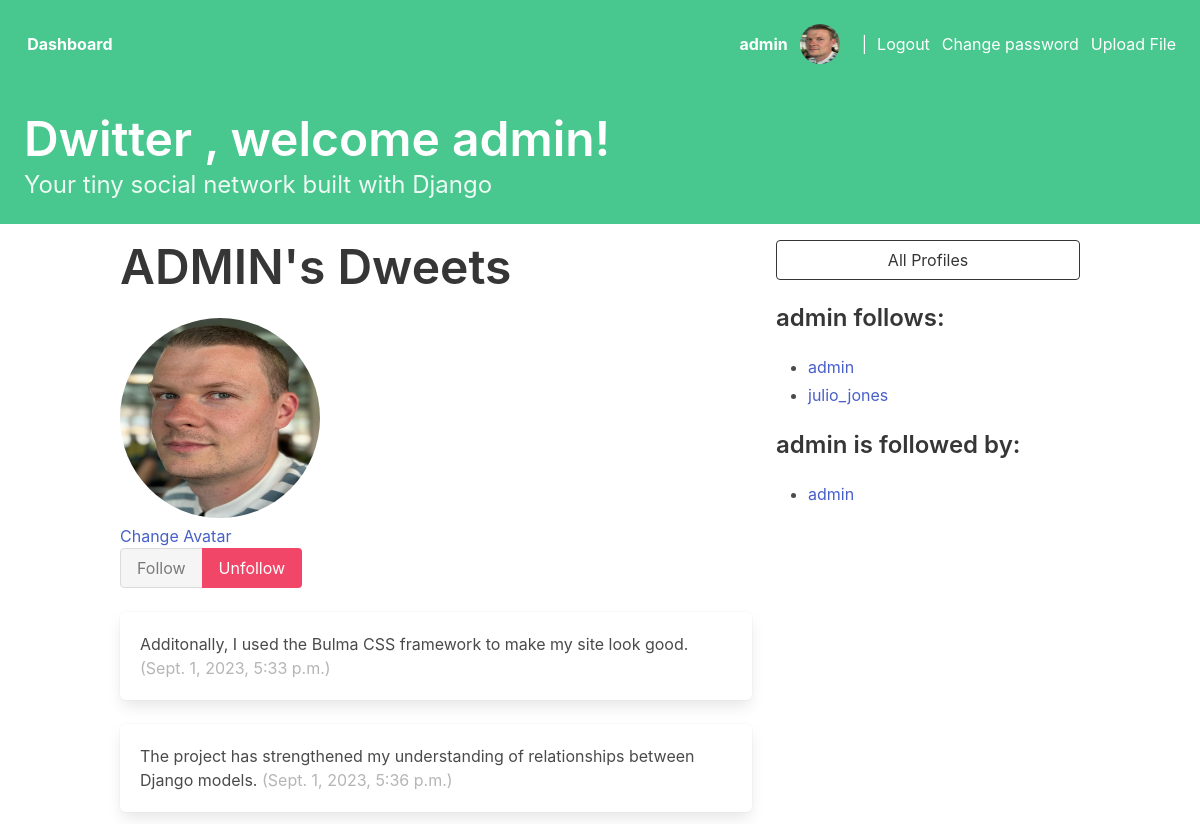
Screenshot of /profile/1 (signed in) with the database file from the repository.
### dwitter/models.py (models this page shows, shortened)
class Profile(models.Model):
    user = models.OneToOneField(User, on_delete=models.CASCADE)
    user_avatar = models.ImageField(upload_to='images/', blank=True)
    follows = models.ManyToManyField(
        "self",
        related_name="followed_by",
        symmetrical=False,
        blank=True
    )
    def __str__(self):
        return self.user.username

class Dweet(models.Model):
    user = models.ForeignKey(
        User, related_name="dweets", on_delete=models.DO_NOTHING
    )
    body = models.CharField(max_length=140)
    dweet_image = models.ImageField(upload_to='photos', blank=True)
    created_at = models.DateTimeField(auto_now_add=True)
    likes = models.ManyToManyField(User, related_name='dweet_likes')

### dwitter/views.py (the view, shortened to what this page needs)
# urls.py: path("profile/<int:pk>", profile, name="profile"),
@login_required
def profile(request, pk):
    obj = base_infos(request)
    if not hasattr(request.user, 'profile'):
            missing_profile = Profile(user=request.user)
            missing_profile.save()
    profile = Profile.objects.get(pk=pk)
    return render(request, "dwitter/profile.html", {"profile": profile, 'loggedInUser': obj})

### dwitter/views.py (called while the page is built)
def base_infos(request):
    id = request.user.id
    obj= get_object_or_404(Profile, id=id)
    return obj

### dwitter/templates/dwitter/profile.html (shortened to what this page needs)
{% extends 'base.html' %}
{% block content %}
<div class="column">
    <div class="block">
    <h1 class="title is-1">
        {{profile.user.username|upper}}'s Dweets
    </h1>
    {% if profile.user_avatar %}
        <img class="avatar" src="../../../media/{{ profile.user_avatar }}" alt="">
    {% else %}
        <img class="avatar" src="https://bulma.io/images/placeholders/96x96.png" alt="">
    {% endif %}
    <p>
        {% if user.id == profile.id %}
            <a href="{% url 'dwitter:profile_edit' user.id %} ">
            Change Avatar
            </a>
        {% endif %}
    </p>
    <form method="post">
        <div class="buttons has-addons">
        {% if profile in user.profile.follows.all %}
            <button class="button is-success is-static">
                Follow
            </button>
            <button class="button is-danger"
                    name="follow"
                    value="unfollow">
                Unfollow
            </button>
        {% endif %}
        </div>
    </form>
    </div>
    <div class="content">
        {% for dweet in profile.user.dweets.all %}
            <div class="box">
                {{ dweet.body }}
                <span class="is-small has-text-grey-light">
                    ({{ dweet.created_at }})
                </span>
            </div>
        {% endfor %}
    </div>
</div>
<div class="column is-one-third">
    <div class="block">
        <a href="{% url 'dwitter:profile_list' %}">
            <button class="button is-dark is-outlined is-fullwidth">
                All Profiles
            </button>
        </a>
    </div>
    <div class="block">
        <h3 class="title is-4">
            {{profile.user.username}} follows:
        </h3>
        <div class="content">
            <ul>
            {% for following in profile.follows.all %}
                <li>
                    <a href="{% url 'dwitter:profile' following.id %} ">
                        {{ following }}
                    </a>
                </li>
            {% endfor %}
            </ul>
        </div>
    </div>
    <div class="block">
        <h3 class="title is-4">
            {{profile.user.username}} is followed by:
        </h3>
        <div class="content">
            <ul>
            {% for follower in profile.followed_by.all %}
                <li>
                    <a href="{% url 'dwitter:profile' follower.id %} ">
                        {{ follower }}
                    </a>
                </li>
            {% endfor %}
            </ul>
        </div>
    </div>
</div>
{% endblock content %}

### dwitter/templates/base.html (shortened to what this page needs)
{% load static %}
<!DOCTYPE html>
<html lang="en">
<head>
    <link rel="stylesheet"
          href="https://cdn.jsdelivr.net/npm/bulma@0.9.3/css/bulma.min.css">
    <link rel="stylesheet" href="{% static 'dwitter/style.css' %}">
</head>
<body>
    <nav class="level">
        <div class="level-left">
            <p class="level-item">
                <a href="{% url 'dwitter:dashboard' %}">Dashboard</a>
            </p>
        </div>
        <div class="level-right">
            {% if user.is_authenticated %}
                <p class="level-item user">
                    <a href="{% url 'dwitter:profile' request.user.profile.id %}">
                        {{ user.username }}
                    </a>
                </p>
                <p class="level-item user">
                    <a href="{% url 'dwitter:profile' request.user.profile.id %}">
                        {% if loggedInUser.user_avatar %}
                        <img class="avatar-nav" src="../../../media/{{ loggedInUser.user_avatar }}" alt="">
                        {% endif %}
                    </a>
                </p>
                <span class="pipe">|</span>
                <p class="level-item">
                    <a href="{% url 'dwitter:logout' %}">Logout</a>
                </p>
                <p class="level-item">
                    <a href="{% url 'dwitter:change_password' %}">Change password</a>
                </p>
                <p class="level-item">
                    <a href="{% url 'dwitter:model_form_upload' %}">Upload File</a>
                </p>
                {% else %}
                <p class="level-item">
                    <a href="{% url 'dwitter:login' %}">Login</a>
                </p>
            {% endif %}
        </div>
    </nav>
    <a href="{% url 'dwitter:dashboard' %} ">
        <section class="hero is-small is-success mb-4">
            <div class="hero-body">
                <h1 class="title is-1">
                    <span>Dwitter</span>
                    {% block hello %}
                    {% if user.username %}
                    <span class="title is-1">, welcome {{ user.username|default:'' }}!</span>
                    {% endif %}
                {% endblock %}
                </h1>
                <p class="subtitle is-4">
                    Your tiny social network built with Django
                </p>
            </div>
        </section>
    </a>
    <div class="container">
        <div class="columns">
            {% block content %}
            {% endblock content %}
        </div>
    </div>
</body>
</html>

### dwitter/templates/base.html (style rules this page uses)
.level-left { margin-left: 0.2rem; color: white; font-weight: bold; }
.level { background-color: #48c78e; padding: 1.5em; margin-bottom: 0rem !important; }
.level-item a { color: white; }
.pipe { color: white; padding: 0px 10px; }
.user { font-weight: bold; }
.avatar-nav { border-radius: 100px; width: 40px; aspect-ratio: 1/1; }

### dwitter/templates/dwitter/profile.html (style rules this page uses)
.avatar { border-radius: 100px; width: 200px; aspect-ratio: 1/1; }

### rows the page displays
Profile: user_avatar (picture), user.username "ADMIN", user.username "admin"
Dweet: body "Additonally, I used the Bulma CSS framework to make my site look good.", created_at "Sept. 1, 2023, 5:33 p.m."
Dweet: body "The project has strengthened my understanding of relationships between Django models.", created_at "Sept. 1, 2023, 5:36 p.m."
Profile: user.username "julio_jones"

### other values shown
{{ user.username }} "admin"
{{ user.username|default:'' }} "admin"
